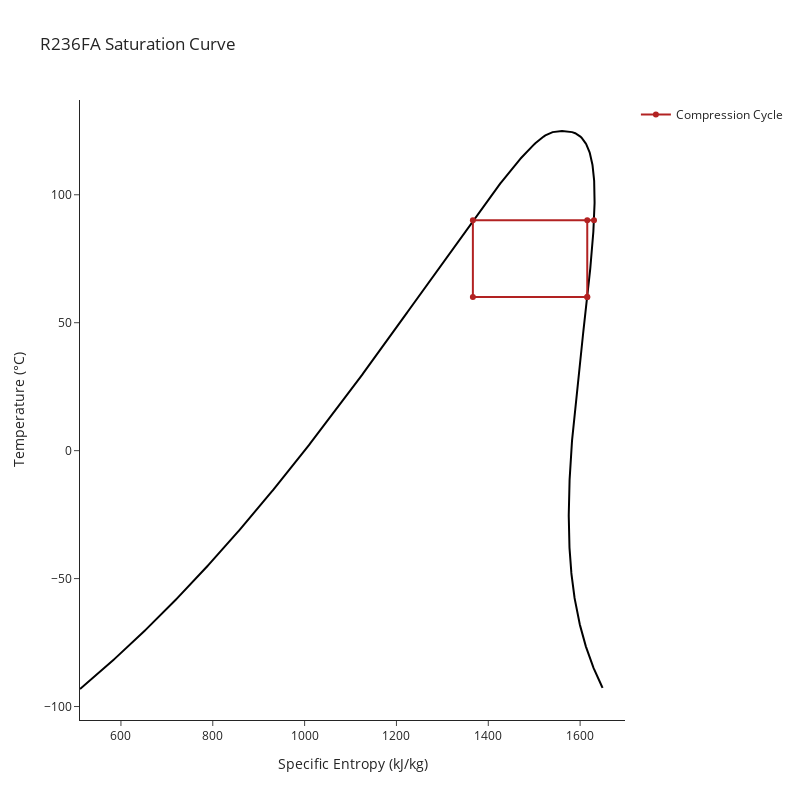

Notebook cell for this chart:
### Code cell
print(hp_test.refrigerant)
#plot_saturation_curve(hp_test.refrigerant)
plot_cycle(hp_test.cold_temperature_available.mean(), hp_test.hot_temperature_desired.mean(), hp_test.refrigerant)

### Figure 1 — Plotly figure (JSON) as saved in the notebook; plotly's stock layout.template omitted (floating-point values rounded to 4 significant figures; data arrays with more than 128 entries replaced by an {"elided": "..."} marker saying what was removed)
{"data": [{"line": {"color": "black"}, "mode": "lines", "name": "R236FA Saturation Curve", "showlegend": false, "type": "scatter", "x": {"elided": "1000 float values"}, "y": {"elided": "1000 float values"}}, {"marker": {"color": "firebrick"}, "mode": "markers+lines", "name": "Compression Cycle", "showlegend": true, "type": "scatter", "x": [1616.0, 1616.0, 1630.0, 1366.0, 1366.0, 1616.0], "y": [60, 90, 90.0, 90.0, 60, 60]}], "layout": {"height": 800, "title": {"text": "R236FA Saturation Curve"}, "width": 800, "xaxis": {"title": {"text": "Specific Entropy (kJ/kg)"}}, "yaxis": {"title": {"text": "Temperature (°C)"}}}}
